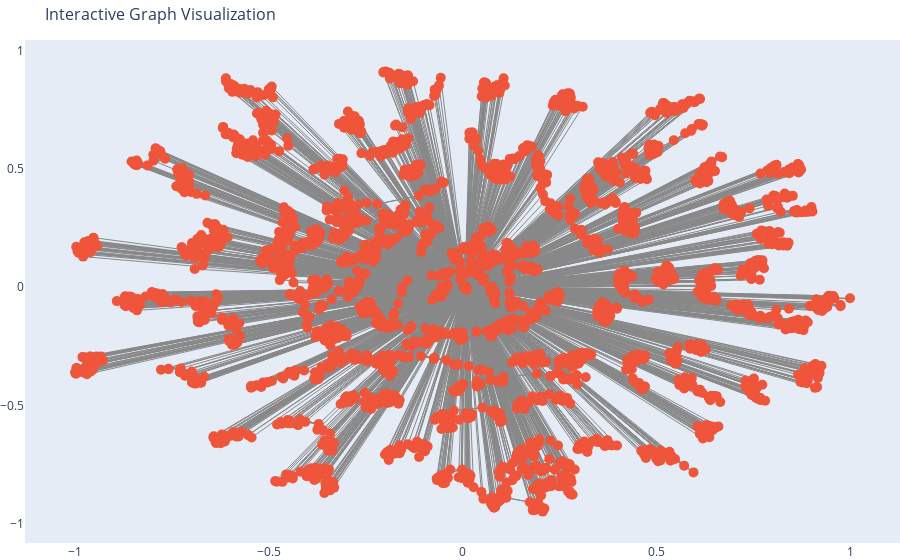

Notebook cell for this chart:
### Code cell
graphs = torch.load("graphs.pt")
print(len(graphs))
print(graphs[-1])
print(graphs[0])
G = to_networkx(graphs[-1])

pos = nx.spring_layout(G)

x_coords = [pos[node][0] for node in G.nodes()]
y_coords = [pos[node][1] for node in G.nodes()]

edge_x = []
edge_y = []
for edge in G.edges():
    edge_x.extend([pos[edge[0]][0], pos[edge[1]][0], None])
    edge_y.extend([pos[edge[0]][1], pos[edge[1]][1], None])
















































edge_trace = go.Scatter(
    x=edge_x, y=edge_y,
    line=dict(width=1, color='#888'),
    hoverinfo='none',
    mode='lines')

node_trace = go.Scatter(
    x=x_coords, y=y_coords,
    mode='markers',
    hoverinfo='text',
    marker=dict(
        size=10,
    )
)

node_trace.text = [f"Node {node}" for node in G.nodes()]

fig = go.Figure(data=[edge_trace, node_trace],
                layout=go.Layout(
                    title='Interactive Graph Visualization',
                    titlefont_size=16,
                    showlegend=False,
                    hovermode='closest',
                    margin=dict(b=0, l=0, r=0, t=40),
                    xaxis=dict(showgrid=False, zeroline=False),
                    yaxis=dict(showgrid=False, zeroline=False)
                ))

fig.show()

### Figure 1 — Plotly figure (JSON) as saved in the notebook; plotly's stock layout.template omitted (floating-point values rounded to 4 significant figures; data arrays with more than 128 entries replaced by an {"elided": "..."} marker saying what was removed)
{"data": [{"hoverinfo": "none", "line": {"color": "#888", "width": 1}, "mode": "lines", "type": "scatter", "x": {"elided": "62097 float values"}, "y": {"elided": "62097 float values"}}, {"hoverinfo": "text", "marker": {"size": 10}, "mode": "markers", "text": {"elided": "3089 str values"}, "type": "scatter", "x": {"elided": "3089 float values"}, "y": {"elided": "3089 float values"}}], "layout": {"hovermode": "closest", "margin": {"b": 0, "l": 0, "r": 0, "t": 40}, "showlegend": false, "title": {"font": {"size": 16}, "text": "Interactive Graph Visualization"}, "xaxis": {"showgrid": false, "zeroline": false}, "yaxis": {"showgrid": false, "zeroline": false}}}
